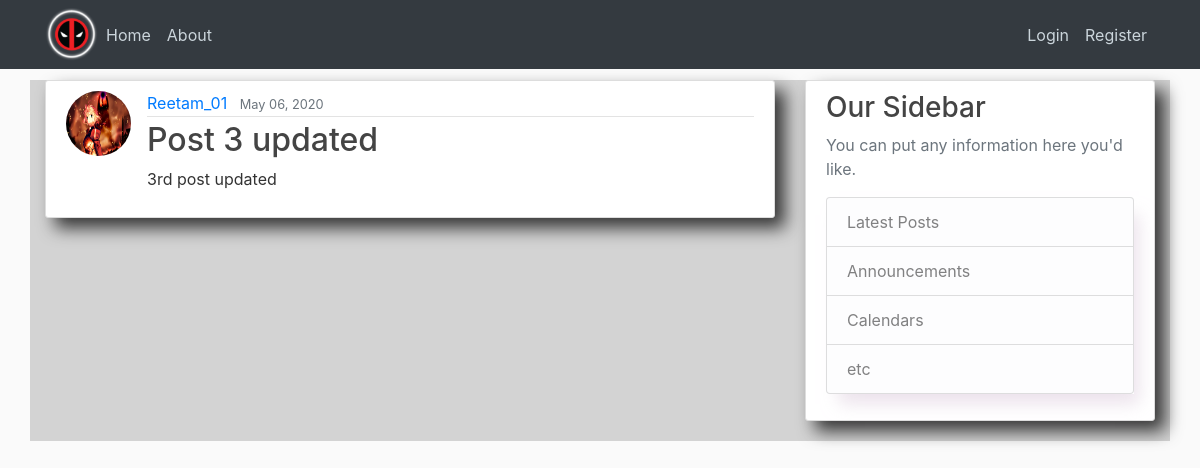
Screenshot of /post/3/ with the database file from the repository.
### blog/models.py (models this page shows, shortened)
class Post(models.Model):
    title = models.CharField(max_length=100)
    content = models.TextField()
    date_posted = models.DateTimeField(default=timezone.now)
    author = models.ForeignKey(User, on_delete=models.CASCADE)

### users/models.py (models this page shows, shortened)
class Profile(models.Model):
    user = models.OneToOneField(User, on_delete=models.CASCADE)
    image = models.ImageField(default='default.jpg', upload_to='profile_pics')

### blog/views.py (the view)
# urls.py: path('post/<int:pk>/', PostDetailView.as_view(), name="post-detail"),
class PostDetailView(DetailView):
    model = Post

### blog/templates/blog/post_detail.html (shortened to what this page needs)
{% extends 'blog/base.html' %}
{% block content %}
    <article class="media content-section" style="box-shadow: 10px 10px 17px 0px rgba(0,0,0,0.75);">
      <img class="rounded-circle article-img" src="{{ object.author.profile.image.url }}">
        <div class="media-body">
          <div class="article-metadata">
            <a class="mr-2" href="{% url 'user-posts' object.author.username %}">{{ object.author }}</a>
            <small class="text-muted">{{ object.date_posted|date:"F d, Y" }}</small>
          </div>
          <h2 class="article-title">{{ object.title }}</h2>
          <p class="article-content">{{ object.content }}</p>
        </div>
    </article>
{% endblock %}

### blog/static/blog/main.css (style rules this page uses)
body { background: #fafafa; color: #333333; margin-top: 5rem; }
h1, h2, h3, h4, h5, h6 { color: #444444; }
.content-section { background: #ffffff; padding: 10px 20px; border: 1px solid #dddddd; border-radius: 3px; margin-bottom: 20px; }
.article-title { color: #444444; }
.article-content { white-space: pre-line; }
.article-img { height: 65px; width: 65px; margin-right: 16px; }
.article-metadata { padding-bottom: 1px; margin-bottom: 4px; border-bottom: 1px solid #e3e3e3 }

### rows the page displays
Post: author.profile.image (picture), author "Reetam_01", date_posted "May 06, 2020", title "Post 3 updated", content "3rd post updated"
